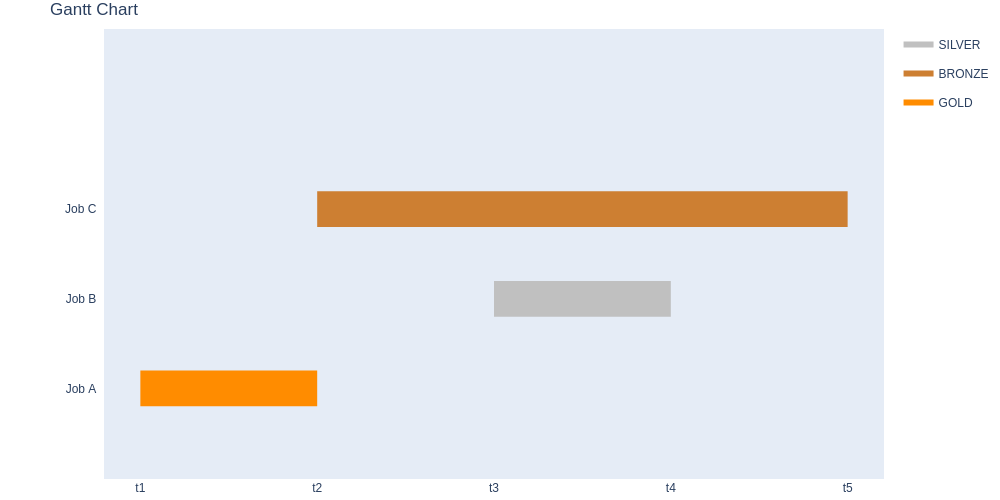

Recreate this plot in Python.
import plotly.figure_factory as ff
import plotly.graph_objects as go

# Define the data
df = [dict(Task="Job A  ", Start='1', Finish='2', Resource='GOLD'),
      dict(Task="Job B  ", Start='3', Finish='4', Resource='SILVER'),
      dict(Task="Job C  ", Start='2', Finish='5', Resource='BRONZE')]

# Define colors for the resources
colors = dict(GOLD='rgb(255, 140, 0)', SILVER='rgb(192, 192, 192)', BRONZE='rgb(205, 127, 50)')

# Create the Gantt chart
fig = ff.create_gantt(df, colors=colors, index_col='Resource', show_colorbar=True)

# Customize the x-axis to display abstract labels
fig.update_xaxes(
    tickvals=[1, 2, 3, 4, 5],  # Define the ticks
    ticktext=["t1", "t2", "t3", "t4", "t5"],  # Define custom tick labels
)

# Add padding between the task names and plot
fig.update_yaxes(title_standoff=50)  # Increase standoff for padding


# Remove unnecessary interactive selector (optional: this depends on usage context and visualization setup)
fig.update_layout(
    xaxis={'rangeselector':{'visible':False}},
    autosize=False,
    width=1000,
    height=500,
    margin=go.layout.Margin(
        l=50,
        r=5,
        b=5,
        t=30,
        pad=1
    ),
    # paper_bgcolor="LightSteelBlue",
)

# fig['layout']['yaxis']['autorange'] = True
fig.update_yaxes(
    title_text=" ",   # Add a blank title to increase space
    automargin=True   # Enable automargin to allow for extra spacing
)

# Save the figure as PDF
fig.write_image("gantt.png")
# fig.show()
